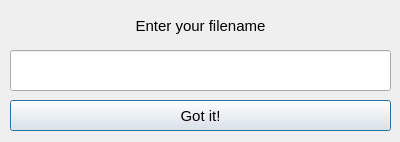
<?xml version="1.0" encoding="UTF-8"?>
<ui version="4.0">
 <class>Dialog</class>
 <widget class="QDialog" name="Dialog">
  <property name="geometry">
   <rect>
    <x>0</x>
    <y>0</y>
    <width>400</width>
    <height>142</height>
   </rect>
  </property>
  <property name="windowTitle">
   <string>Dialog</string>
  </property>
  <widget class="QPushButton" name="got_bt">
   <property name="geometry">
    <rect>
     <x>10</x>
     <y>100</y>
     <width>381</width>
     <height>31</height>
    </rect>
   </property>
   <property name="font">
    <font>
     <pointsize>11</pointsize>
    </font>
   </property>
   <property name="text">
    <string>Got it!</string>
   </property>
  </widget>
  <widget class="QLineEdit" name="file_t">
   <property name="geometry">
    <rect>
     <x>10</x>
     <y>50</y>
     <width>381</width>
     <height>41</height>
    </rect>
   </property>
  </widget>
  <widget class="QLabel" name="enter_l">
   <property name="geometry">
    <rect>
     <x>20</x>
     <y>10</y>
     <width>361</width>
     <height>31</height>
    </rect>
   </property>
   <property name="font">
    <font>
     <pointsize>11</pointsize>
    </font>
   </property>
   <property name="layoutDirection">
    <enum>Qt::LeftToRight</enum>
   </property>
   <property name="text">
    <string>Enter your filename</string>
   </property>
   <property name="alignment">
    <set>Qt::AlignCenter</set>
   </property>
  </widget>
 </widget>
 <resources/>
 <connections/>
</ui>
